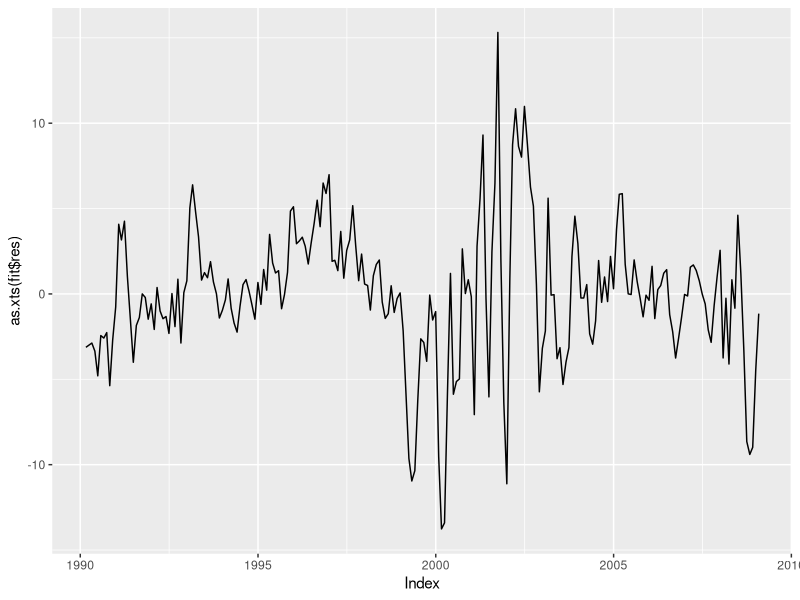
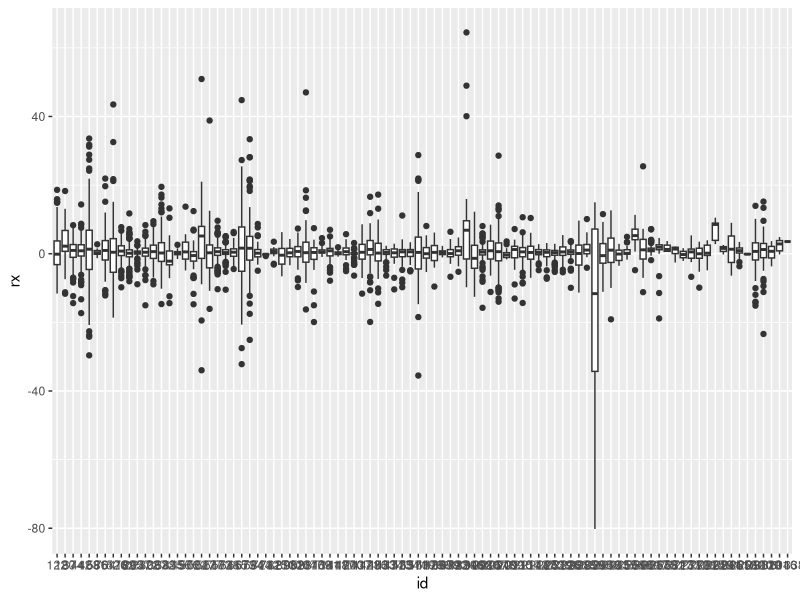

R code for these plots, in order:
setwd("C:/folder/PhD/Econometrics/R/s5")

library(ggplot2)
library(xts)
library(sandwich) 
library(lmtest) 
library(forecast)
library(boot) #for bootstrapping
library(plm) #for panel data

data <- read.table("s5_data.txt",header = TRUE,sep="\t")
ts <- xts(x = data[-1], order.by = as.Date(data$date))
remove(data)

#excess return
ts$rx_q <- ts$fund4_qoq - ts$rf_qoq
    
#Q1 OLS
fit <- lm(rx_q ~ mktrf_qoq, data=ts)
summary(fit)
autoplot(as.xts(fit$res)) #quick look at the residuals (high autocorrelation)
#robust vcv
m <- floor(0.75*nrow(ts)^(1/3))
coeftest(fit, vcov = NeweyWest(fit, lag=m, prewhite = F, adjust = T)) 

##Q2 Resampling
#the sample() function: example
x <- c(1:8)
sample(x)
sample(x)
sample(x,replace=T) #replacement allowed => an observation can be chosen more than once. needed for bootsrapping
#estimation after resampling
res <- residuals(fit)
y_sim <- fitted(fit) + sample(res,replace=T)
fit.resamp <- lm(y_sim ~ ts$mktrf_qoq)
summary(fit.resamp)

##Q3 Bootstrap
#The boot() function from the boot package requires a user-supplied function (get.coef in our case)
R <- 10000 #nb of replicates
get.coef <- function(x,indx){
  # x: the data to be resampled
  # idx: an index created by the boot() function in order to apply random resampling with replacement
  y_sim <- fitted(fit) + x[indx]
  return(lm(y_sim ~ ts$mktrf_qoq)$coef)
}
boot.out <- boot(res, get.coef, R)
boot.out #bias = (average bootstrapped coef) - (original coef)
         #std. error: bootstrapped standard error
head(boot.out$t) #series of bootstrapped alpha and beta 
apply(boot.out$t,2,mean) #average bootstrapped coef

#Confidence intervals
boot.ci(boot.out,index=1,type="perc",conf=0.95) #CI alpha
boot.ci(boot.out,index=2,type="perc",conf=0.95) #CI beta

# p-values: Two options for calculating a one-sided bootstrapped p-value:
#(1) If H0: beta < 0 => p1 = sum(beta < 0) / R = percentage of betas smaller than 0
#(2) If H0: beta > 0 => p2 = sum(beta > 0) / R = percentage of betas higher than 0
#The two-sided bootstrapped p-value (H0: beta = 0) is twice the smaller of p1 and p2:
pval.alpha <- 2 * sum(boot.out$t[,1] < 0) / R
pval.beta <- 2 * sum(boot.out$t[,2] > 0) / R

##Q4 Block bootstrap
tsboot.out <- tsboot(res, get.coef, R=10000, sim="fixed", l=length(res)^(1/3))
#the option 'sim="fixed"' allows us to specify the length of our blocks (l)
tsboot.out
apply(tsboot.out$t,2,mean) 
boot.ci(tsboot.out,index=1,type="perc",conf=0.95) 
boot.ci(tsboot.out,index=2,type="perc",conf=0.95) 
pval.ts.alpha <- 2 * sum(tsboot.out$t[,1] < 0) / R
pval.ts.beta <- 2 * sum(tsboot.out$t[,2] > 0) / R

#Q5 Importing the data
data <- read.table("s5_data_panel.txt",header = TRUE,sep="\t")
pdata <- pdata.frame(data,c("id","date")) #define individuals (variable "id") and time periods (variable "date")
remove(data)

#Q6 Boxplots
pdata$rx <- pdata$performance - pdata$rf
windows()
ggplot(data=as.data.frame(pdata), aes(x = id, y = rx)) + geom_boxplot()

#Q7 Pooled OLS
fit.pool <- plm(rx~mktrf, model="pooling", data=pdata)
summary(fit.pool)

#Q8 Pooled OLS - Robust errors
T <- length(unique(pdata$date))
m <- floor(0.75*T^(1/3)) #rule of thumb for nb of lags
coeftest(fit.pool, vcov = vcovSCC(fit.pool, maxlag = m)) #robust (Driscoll-Kraay) errors

#Q9 FE
fit.fe<-plm(rx~mktrf, model="within", data=pdata)
summary(fit.fe)

#Q10 Dummy
fit.dum <- lm(rx~mktrf + id -1, data=pdata)
#If a factor variable ("id" in our case) is supplied to lm(), 
#a dummy variable is automatically created and used in the regression.
#"-1" is used to exclude an intercept from our regression.
#Note that if an intercept is included, one of the dummies will automatically be dropped ("id122" in our case) 
summary(fit.dum)
